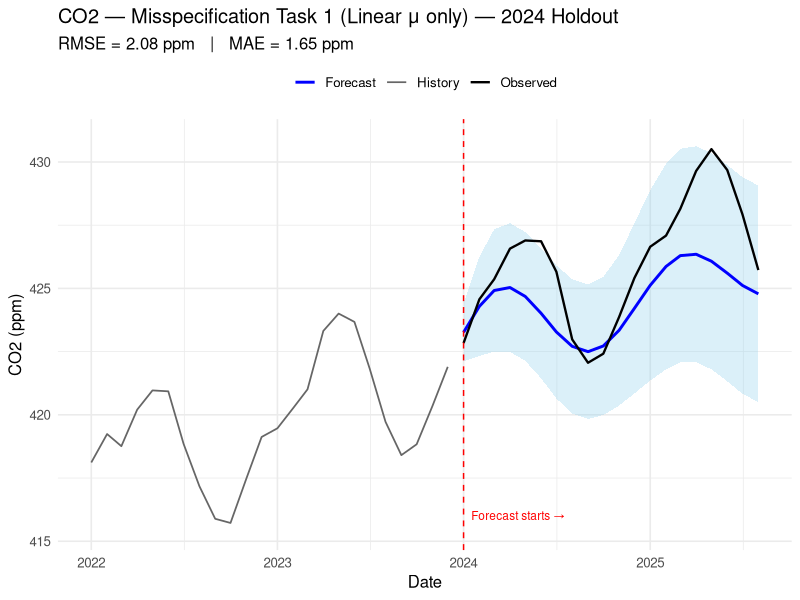
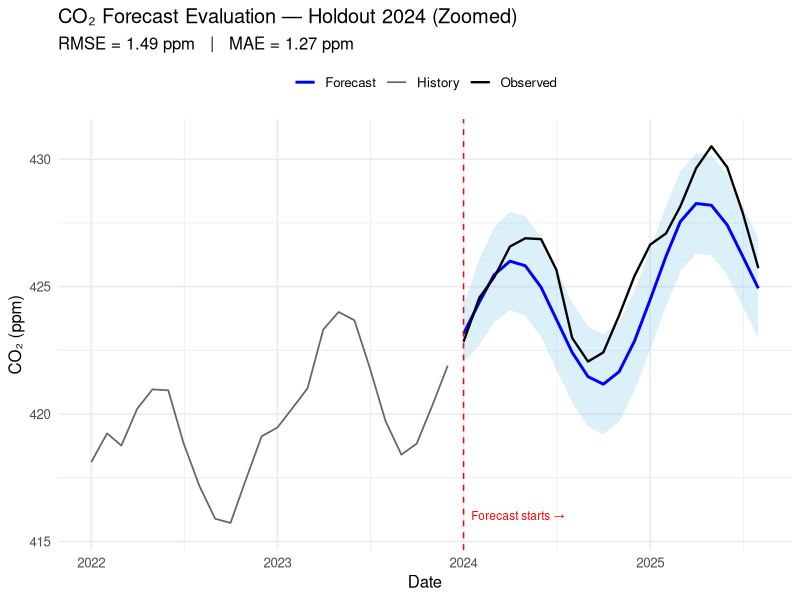
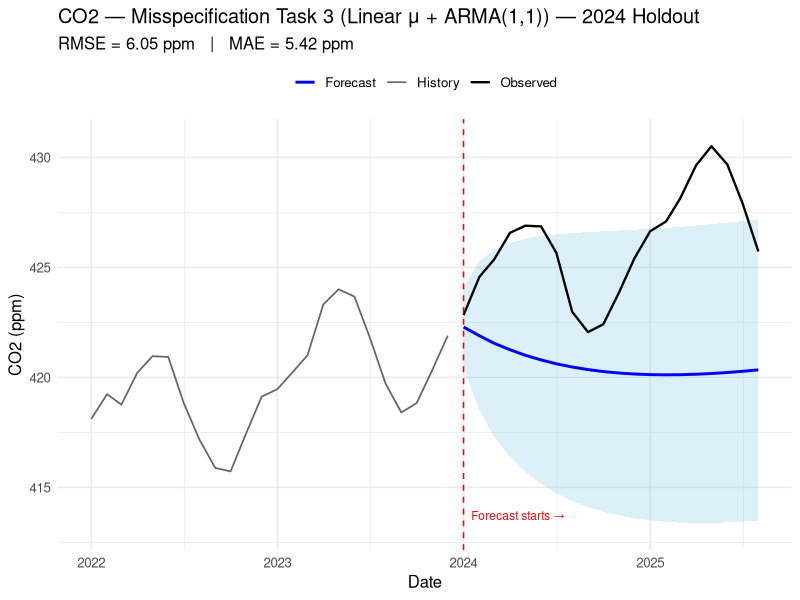

Source code (R) for these figures, in order:
## ---- chunk 1
# PACKAGE IMPORT
invisible(suppressWarnings(suppressMessages(lapply(c("ggplot2", "dplyr", 
                                                     "tidyr", "RColorBrewer",
                                                     "lubridate", "patchwork",
                                                     "broom", "tseries",
                                                     "forecast"), 
                                            require, character.only = TRUE))))
options(warn = -1)

# DATA IMPORT
co2_daily <- read.csv(
  "./co2_daily_mlo.csv",
  header = FALSE, skip = 32,
  col.names = c("year","month","day","decimal_date","co2")
) %>%
# Build a proper Date from (year, month, day). Suppress warnings from odd rows.
  mutate(date = suppressWarnings(make_date(year, month, day))) %>%
  # Keep only valid dates and valid CO2 values
  filter(!is.na(date), !is.na(co2)) %>%
  arrange(date)

# DATA SETUP
co2_month <- co2_daily %>%
  transmute(
    ym = floor_date(date, "month"),
    co2 = co2
  ) %>%
  group_by(ym) %>%
  summarise(co2 = mean(co2, na.rm = TRUE), .groups = "drop") %>%
  mutate(
    year = year(ym),
    month = month(ym, label = TRUE, abbr = TRUE)
  )

co2_model <- co2_month %>%
  mutate(
    # Numeric time (in years) centered at 0 for numerical stability
    year_num = year(ym) + (month(ym) - 0.5)/12,
    t        = year_num - min(year_num),
    # Seasonal harmonics (period = 1 year)
    s1 = sin(2*pi*t), 
    c1 = cos(2*pi*t)
  )

# What these columns mean 
# - year_num:
#     * Transforms each monthly timestamp into a decimal year.
#     * Example: mid-January 1980 ≈ 1980.04, June 1980 ≈ 1980.46, December 1980 ≈ 1980.96.
#     * Placing each month at its midpoint avoids December being coded as the *next* year.
#
# - t:
#     * Time in years, but shifted so the very first observation = 0.
#     * This way, the timeline runs 0, 1, 2, … up to ~65 instead of 1958, 1959, 1960, …
#     * Centering at 0 prevents numerical instability when fitting polynomials (like t²).
#
# - s1 and c1:
#     * These are sine and cosine terms with period = 1 year.
#     * They are called "harmonic regressors."
#     * Why do we need both?
#         - sin(2πt) captures a wavy pattern (up–down cycle),
#         - cos(2πt) is the same wave shifted by 3 months,
#         - together, they can reproduce any repeating annual cycle, no matter where the peak falls.
#
# In short:
#   year_num = actual calendar time,
#   t        = relative time since the start,
#   s1, c1   = seasonal building blocks (1st harmonic).
## ---- chunk 2
############################################################
# FORECAST EVALUATION — Leave out 2024 and forecast it
############################################################

# --- Step 1: Split data ------------------------------------------------------
cutoff_date <- as.Date("2024-01-01")

train_data <- co2_month %>%
  filter(ym < cutoff_date)

test_data <- co2_month %>%
  filter(ym >= cutoff_date)

# --- Step 2: Refit deterministic model (Model D) on training data ------------
train_model <- train_data %>%
  mutate(
    year_num = year(ym) + (month(ym) - 0.5)/12,
    t        = year_num - min(year_num)#,
    #s1       = sin(2*pi*t),
    #c1       = cos(2*pi*t)     # CHOP OUT HARMONICS FOR LINEAR TREND
  )

m_train <- lm(co2 ~ t, data = train_model) # LINEAR ONLY

# --- Step 3: Compute residuals and fit ARIMA model ----------------------------
resid_train <- augment(m_train, data = train_model)$.resid

fit_auto_train <- auto.arima(resid_train)

# --- Step 4: Build forecast horizon into 2024 --------------------------------
h_test <- nrow(test_data)

last_t_train <- max(train_model$t)

future_t <- data.frame(
  t = seq(last_t_train + 1/12, last_t_train + h_test/12, by = 1/12)
) #%>%
  #mutate(
    #s1 = sin(2*pi*t),
    #c1 = cos(2*pi*t)
    #) # REMOVE HARMONICS

# Deterministic forecast
mu_hat_future <- predict(m_train, newdata = future_t)

# Stochastic (ARIMA) forecast
arma_fc <- predict(fit_auto_train, n.ahead = h_test)
y_hat_future <- arma_fc$pred
arma_se <- arma_fc$se

# Total forecast
x_hat_future <- mu_hat_future + y_hat_future
upper <- x_hat_future + qnorm(0.975) * arma_se
lower <- x_hat_future - qnorm(0.975) * arma_se

# --- Step 5: Create forecast DataFrame ---------------------------------------
future_dates <- seq(max(train_data$ym) + months(1),
                    by = "month", length.out = h_test)

forecast_eval <- data.frame(
  date = future_dates,
  forecast = x_hat_future,
  lower = lower,
  upper = upper
)

# --- Step 6: Merge observed test data ----------------------------------------
compare_df <- test_data %>%
  rename(date = ym, actual = co2) %>%
  left_join(forecast_eval, by = "date")

# --- Step 7: Compute evaluation metrics --------------------------------------
rmse <- sqrt(mean((compare_df$actual - compare_df$forecast)^2, na.rm = TRUE))
mae  <- mean(abs(compare_df$actual - compare_df$forecast), na.rm = TRUE)

cat("Forecast evaluation for 2024:\n")
cat("RMSE =", round(rmse, 3), "ppm\n")
cat("MAE  =", round(mae, 3), "ppm\n")

############################################################
# Zoomed evaluation plot — focus on recent window
############################################################

# How many months of history before the cutoff to show?
n_past_train <- 24  # last 24 months before 2024

train_recent <- train_data %>%
  filter(ym >= cutoff_date %m-% months(n_past_train))

# Nice y-limits with small padding
ymin <- min(c(train_recent$co2, compare_df$actual, forecast_eval$lower), na.rm = TRUE)
ymax <- max(c(train_recent$co2, compare_df$actual, forecast_eval$upper), na.rm = TRUE)
ypad <- 0.02 * (ymax - ymin)

ggplot() +
  # Prediction interval ribbon (forecast period)
  geom_ribbon(
    data = forecast_eval,
    aes(x = date, ymin = lower, ymax = upper),
    fill = "skyblue", alpha = 0.3
  ) +
  # Forecast line
  geom_line(
    data = forecast_eval,
    aes(x = date, y = forecast, color = "Forecast"),
    linewidth = 1
  ) +
  # Observed in the holdout year
  geom_line(
    data = compare_df,
    aes(x = date, y = actual, color = "Observed"),
    linewidth = 0.8
  ) +
  # Recent training history
  geom_line(
    data = train_recent,
    aes(x = ym, y = co2, color = "History"),
    linewidth = 0.6
  ) +
  # Mark the forecast start. Use Date directly to avoid the warning.
  geom_vline(xintercept = cutoff_date, linetype = "dashed", color = "red") +
  annotate(
    "text",
    x = cutoff_date + 15,               # ~2 weeks into 2024
    y = ymin + ypad,
    label = "Forecast starts \u2192",
    hjust = 0, color = "red", size = 3
  ) +
  scale_color_manual(
    values = c("History" = "grey40", "Observed" = "black", "Forecast" = "blue")
  ) +
  labs(
    title = "CO2 — Misspecification Task 1 (Linear μ only) — 2024 Holdout",
    subtitle = paste0("RMSE = ", round(rmse, 2), " ppm   |   MAE = ", round(mae, 2), " ppm"),
    x = "Date", y = "CO2 (ppm)", color = NULL
  ) +
  coord_cartesian(
    xlim = c(cutoff_date %m-% months(n_past_train), max(forecast_eval$date)),
    ylim = c(ymin - ypad, ymax + ypad)
  ) +
  theme_minimal(base_size = 12) +
  theme(legend.position = "top")
## ---- chunk 3
############################################################
# FORECAST EVALUATION — Leave out 2024 and forecast it
############################################################

# --- Step 1: Split data ------------------------------------------------------
cutoff_date <- as.Date("2024-01-01")

train_data <- co2_month %>%
  filter(ym < cutoff_date)

test_data <- co2_month %>%
  filter(ym >= cutoff_date)

# --- Step 2: Refit deterministic model (Model D) on training data ------------
train_model <- train_data %>%
  mutate(
    year_num = year(ym) + (month(ym) - 0.5)/12,
    t        = year_num - min(year_num),
    s1       = sin(2*pi*t),
    c1       = cos(2*pi*t)
  )

m_train <- lm(co2 ~ t + I(t^2) + s1 + c1, data = train_model)

# --- Step 3: Compute residuals and fit ARIMA model ----------------------------
resid_train <- augment(m_train, data = train_model)$.resid

fit_arma11_train <- Arima(resid_train, order = c(1,0,1)) # REPLACE auto ARIMA 
                                                         # w/ fixed ARMA(1,1)

# --- Step 4: Build forecast horizon into 2024 --------------------------------
h_test <- nrow(test_data)

last_t_train <- max(train_model$t)

future_t <- data.frame(
  t = seq(last_t_train + 1/12, last_t_train + h_test/12, by = 1/12)
) %>%
  mutate(
    s1 = sin(2*pi*t),
    c1 = cos(2*pi*t)
  )

# Deterministic forecast
mu_hat_future <- predict(m_train, newdata = future_t)

# Stochastic (ARIMA) forecast
arma_fc <- predict(fit_arma11_train, n.ahead = h_test)
y_hat_future <- arma_fc$pred
arma_se <- arma_fc$se

# Total forecast
x_hat_future <- mu_hat_future + y_hat_future
upper <- x_hat_future + qnorm(0.975) * arma_se
lower <- x_hat_future - qnorm(0.975) * arma_se

# --- Step 5: Create forecast DataFrame ---------------------------------------
future_dates <- seq(max(train_data$ym) + months(1),
                    by = "month", length.out = h_test)

forecast_eval <- data.frame(
  date = future_dates,
  forecast = x_hat_future,
  lower = lower,
  upper = upper
)

# --- Step 6: Merge observed test data ----------------------------------------
compare_df <- test_data %>%
  rename(date = ym, actual = co2) %>%
  left_join(forecast_eval, by = "date")

# --- Step 7: Compute evaluation metrics --------------------------------------
rmse <- sqrt(mean((compare_df$actual - compare_df$forecast)^2, na.rm = TRUE))
mae  <- mean(abs(compare_df$actual - compare_df$forecast), na.rm = TRUE)

cat("Forecast evaluation for 2024:\n")
cat("RMSE =", round(rmse, 3), "ppm\n")
cat("MAE  =", round(mae, 3), "ppm\n")

############################################################
# Zoomed evaluation plot — focus on recent window
############################################################

# How many months of history before the cutoff to show?
n_past_train <- 24  # last 24 months before 2024

train_recent <- train_data %>%
  filter(ym >= cutoff_date %m-% months(n_past_train))

# Nice y-limits with small padding
ymin <- min(c(train_recent$co2, compare_df$actual, forecast_eval$lower), na.rm = TRUE)
ymax <- max(c(train_recent$co2, compare_df$actual, forecast_eval$upper), na.rm = TRUE)
ypad <- 0.02 * (ymax - ymin)

ggplot() +
  # Prediction interval ribbon (forecast period)
  geom_ribbon(
    data = forecast_eval,
    aes(x = date, ymin = lower, ymax = upper),
    fill = "skyblue", alpha = 0.3
  ) +
  # Forecast line
  geom_line(
    data = forecast_eval,
    aes(x = date, y = forecast, color = "Forecast"),
    linewidth = 1
  ) +
  # Observed in the holdout year
  geom_line(
    data = compare_df,
    aes(x = date, y = actual, color = "Observed"),
    linewidth = 0.8
  ) +
  # Recent training history
  geom_line(
    data = train_recent,
    aes(x = ym, y = co2, color = "History"),
    linewidth = 0.6
  ) +
  # Mark the forecast start. Use Date directly to avoid the warning.
  geom_vline(xintercept = cutoff_date, linetype = "dashed", color = "red") +
  annotate(
    "text",
    x = cutoff_date + 15,               # ~2 weeks into 2024
    y = ymin + ypad,
    label = "Forecast starts \u2192",
    hjust = 0, color = "red", size = 3
  ) +
  scale_color_manual(
    values = c("History" = "grey40", "Observed" = "black", "Forecast" = "blue")
  ) +
  labs(
    title = "CO₂ Forecast Evaluation — Holdout 2024 (Zoomed)",
    subtitle = paste0("RMSE = ", round(rmse, 2), " ppm   |   MAE = ", round(mae, 2), " ppm"),
    x = "Date", y = "CO₂ (ppm)", color = NULL
  ) +
  coord_cartesian(
    xlim = c(cutoff_date %m-% months(n_past_train), max(forecast_eval$date)),
    ylim = c(ymin - ypad, ymax + ypad)
  ) +
  theme_minimal(base_size = 12) +
  theme(legend.position = "top")

## ---- chunk 4
############################################################
# FORECAST EVALUATION — Leave out 2024 and forecast it
############################################################

# --- Step 1: Split data ------------------------------------------------------
cutoff_date <- as.Date("2024-01-01")

train_data <- co2_month %>%
  filter(ym < cutoff_date)

test_data <- co2_month %>%
  filter(ym >= cutoff_date)

# --- Step 2: Refit deterministic model (Model D) on training data ------------
train_model <- train_data %>%
  mutate(
    year_num = year(ym) + (month(ym) - 0.5)/12,
    t        = year_num - min(year_num)#,
    #s1       = sin(2*pi*t),
    #c1       = cos(2*pi*t)  # REMOVE HARMICS
  )

m_train <- lm(co2 ~ t, data = train_model) # REMOVE non-linear terms

# --- Step 3: Compute residuals and fit ARIMA model ----------------------------
resid_train <- augment(m_train, data = train_model)$.resid

fit_arma11_train <- Arima(resid_train, order = c(1,0,1)) # REPLACE auto ARIMA 
                                                         # w/ fixed ARMA(1,1)

# --- Step 4: Build forecast horizon into 2024 --------------------------------
h_test <- nrow(test_data)

last_t_train <- max(train_model$t)

future_t <- data.frame(
  t = seq(last_t_train + 1/12, last_t_train + h_test/12, by = 1/12)
) #%>%
  #mutate(
  #  s1 = sin(2*pi*t),
  #  c1 = cos(2*pi*t)
  #)

# Deterministic forecast
mu_hat_future <- predict(m_train, newdata = future_t)

# Stochastic (ARIMA) forecast
arma_fc <- predict(fit_arma11_train, n.ahead = h_test)
y_hat_future <- arma_fc$pred
arma_se <- arma_fc$se

# Total forecast
x_hat_future <- mu_hat_future + y_hat_future
upper <- x_hat_future + qnorm(0.975) * arma_se
lower <- x_hat_future - qnorm(0.975) * arma_se

# --- Step 5: Create forecast DataFrame ---------------------------------------
future_dates <- seq(max(train_data$ym) + months(1),
                    by = "month", length.out = h_test)

forecast_eval <- data.frame(
  date = future_dates,
  forecast = x_hat_future,
  lower = lower,
  upper = upper
)

# --- Step 6: Merge observed test data ----------------------------------------
compare_df <- test_data %>%
  rename(date = ym, actual = co2) %>%
  left_join(forecast_eval, by = "date")

# --- Step 7: Compute evaluation metrics --------------------------------------
rmse <- sqrt(mean((compare_df$actual - compare_df$forecast)^2, na.rm = TRUE))
mae  <- mean(abs(compare_df$actual - compare_df$forecast), na.rm = TRUE)

cat("Forecast evaluation for 2024:\n")
cat("RMSE =", round(rmse, 3), "ppm\n")
cat("MAE  =", round(mae, 3), "ppm\n")

############################################################
# Zoomed evaluation plot — focus on recent window
############################################################

# How many months of history before the cutoff to show?
n_past_train <- 24  # last 24 months before 2024

train_recent <- train_data %>%
  filter(ym >= cutoff_date %m-% months(n_past_train))

# Nice y-limits with small padding
ymin <- min(c(train_recent$co2, compare_df$actual, forecast_eval$lower), na.rm = TRUE)
ymax <- max(c(train_recent$co2, compare_df$actual, forecast_eval$upper), na.rm = TRUE)
ypad <- 0.02 * (ymax - ymin)

ggplot() +
  # Prediction interval ribbon (forecast period)
  geom_ribbon(
    data = forecast_eval,
    aes(x = date, ymin = lower, ymax = upper),
    fill = "skyblue", alpha = 0.3
  ) +
  # Forecast line
  geom_line(
    data = forecast_eval,
    aes(x = date, y = forecast, color = "Forecast"),
    linewidth = 1
  ) +
  # Observed in the holdout year
  geom_line(
    data = compare_df,
    aes(x = date, y = actual, color = "Observed"),
    linewidth = 0.8
  ) +
  # Recent training history
  geom_line(
    data = train_recent,
    aes(x = ym, y = co2, color = "History"),
    linewidth = 0.6
  ) +
  # Mark the forecast start. Use Date directly to avoid the warning.
  geom_vline(xintercept = cutoff_date, linetype = "dashed", color = "red") +
  annotate(
    "text",
    x = cutoff_date + 15,               # ~2 weeks into 2024
    y = ymin + ypad,
    label = "Forecast starts \u2192",
    hjust = 0, color = "red", size = 3
  ) +
  scale_color_manual(
    values = c("History" = "grey40", "Observed" = "black", "Forecast" = "blue")
  ) +
  labs(
    title = "CO2 — Misspecification Task 3 (Linear μ + ARMA(1,1)) — 2024 Holdout",
    subtitle = paste0("RMSE = ", round(rmse, 2), " ppm   |   MAE = ", round(mae, 2), " ppm"),
    x = "Date", y = "CO2 (ppm)", color = NULL
  ) +
  coord_cartesian(
    xlim = c(cutoff_date %m-% months(n_past_train), max(forecast_eval$date)),
    ylim = c(ymin - ypad, ymax + ypad)
  ) +
  theme_minimal(base_size = 12) +
  theme(legend.position = "top")
